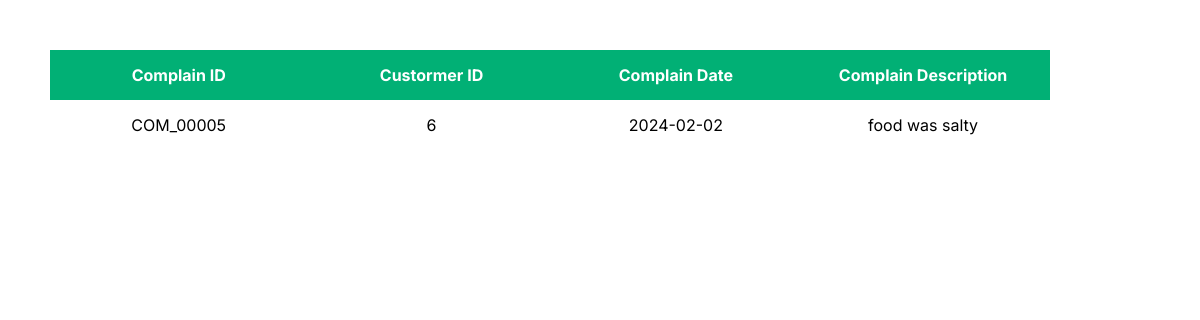
/testingmenu.php, run on the app's committed database.
### tables this page shows
CREATE TABLE `r_compliant` (
  `comp_id` int(5) NOT NULL,
  `comp_rec_id` varchar(200) DEFAULT NULL,
  `comp_date` date DEFAULT NULL,
  `customer_Email` varchar(50) NOT NULL,
  `comp_description` varchar(250) NOT NULL,
  `customer_id` int(5) NOT NULL
);

### funtion.php (called while the page is built, shortened)
<?php
require 'connection.php';
function validate($inputData){
    global $conn;
    $validatedData = mysqli_real_escape_string($conn, $inputData);
    return trim($validatedData);
}
function getAll($tableName){
    global $conn;
    $table = validate($tableName);
    $sql="SELECT * FROM $table";
    $result = mysqli_query($conn,$sql);
    return $result;
}
?>

### testingmenu.php (the view, shortened to what this page needs)
<!DOCTYPE html>
<html lang="en">
<head>
    <link rel="stylesheet" href="testingmenu.css">
</head>
<body>
 <?php
    include 'connection.php';
    include 'funtion.php';
    ?>
<table class="table">
                <thead>
                  <tr>
                  <th>Complain ID </th>
                  <th>Custormer ID </th>
                  <th>Complain Date </th>
                  <th>Complain Description </th>
                  </tr>
                </thead>
                <tbody>
                  <?php
                    $complain = getAll('r_compliant');
                    if(mysqli_num_rows($complain) > 0)
                    {
                        foreach($complain as $complainItem)
                        {
                            ?>
                            <tr>
                          <td><?= htmlspecialchars($complainItem['comp_rec_id']); ?></td>
                          <td><?= htmlspecialchars($complainItem['customer_id']); ?></td>
                          <td><?= htmlspecialchars($complainItem['comp_date']); ?></td>
                          <td><?= htmlspecialchars($complainItem['comp_description']); ?></td>
                      </tr>
                            <?php
                        }
                    }
                    else
                    {
                        ?>
                        <tr>
                            <td colspan="5">No record found!</td>
                        </tr>
                        <?php
                    }
                    ?>
                </tbody>
              </table>
</body>
</html>

### testingmenu.css (style rules this page uses)
* { padding: 0; box-sizing: border-box; font-family: "Inter", sans-serif; }
body { margin: 0; padding: 0; background-color: #ffffff; overflow-x: hidden; }
table { border-collapse: collapse; text-align: center; border-spacing: none; width: 1000px; height: 20px; margin: 50px; }
tr { background-color:#01b075 ; width: 1000px; color: #ffffff; line-height: 50px; border-radius: 10px; }
td { background-color: #ffffff; width: 1000px; color: black; }

### data on the page
r_compliant: comp_rec "COM_00005", customer "6", comp_date "2024-02-02", comp_description "food was salty"
